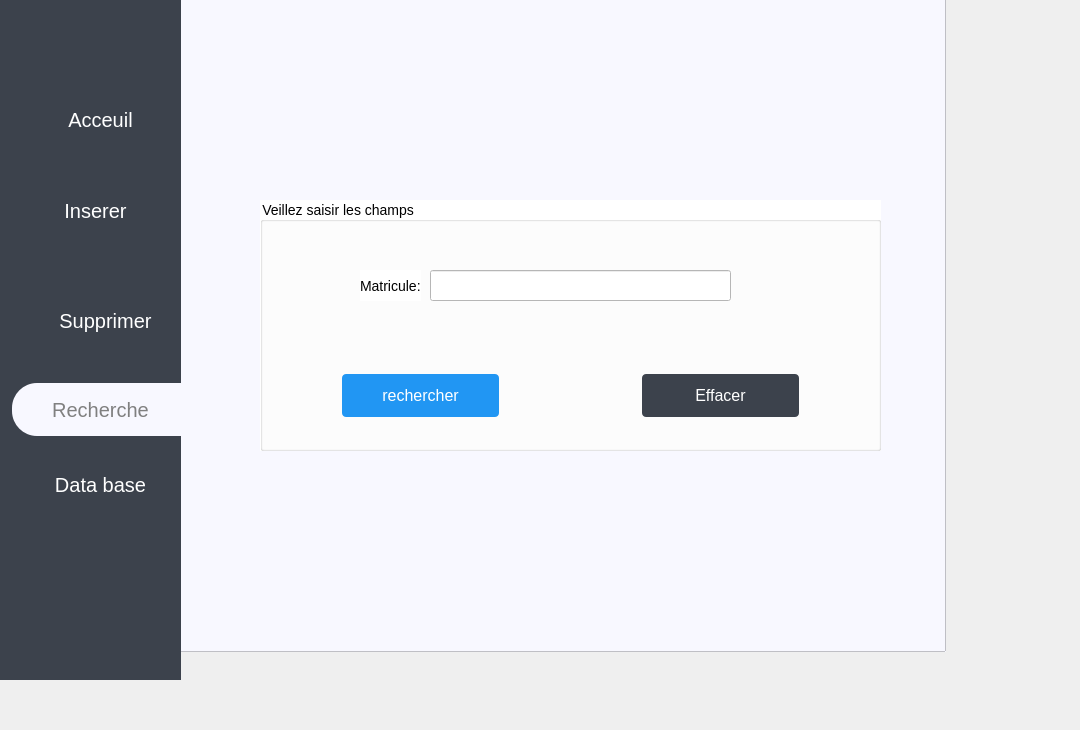
    <widget class="QWidget" name="Recherche">
     <widget class="QListWidget" name="listWidget_4">
      <property name="geometry">
       <rect>
        <x>-125</x>
        <y>-69</y>
        <width>1071</width>
        <height>721</height>
       </rect>
      </property>
      <property name="styleSheet">
       <string notr="true">background-color: rgb(248, 248, 255);
font-size : 14px;
font-family: Georgia, serif;


</string>
      </property>
     </widget>
     <widget class="QGroupBox" name="groupBox_3">
      <property name="geometry">
       <rect>
        <x>260</x>
        <y>200</y>
        <width>621</width>
        <height>251</height>
       </rect>
      </property>
      <property name="styleSheet">
       <string notr="true">background-color: white;
font-size : 14px;
font-family: 'Helvetica Neue', Arial, sans-serif;

</string>
      </property>
      <property name="title">
       <string>Veillez saisir les champs </string>
      </property>
      <widget class="QLabel" name="label_17">
       <property name="geometry">
        <rect>
         <x>100</x>
         <y>70</y>
         <width>61</width>
         <height>31</height>
        </rect>
       </property>
       <property name="text">
        <string>Matricule:</string>
       </property>
      </widget>
      <widget class="QLineEdit" name="rechercheMatricule">
       <property name="geometry">
        <rect>
         <x>170</x>
         <y>70</y>
         <width>301</width>
         <height>31</height>
        </rect>
       </property>
      </widget>
      <widget class="QPushButton" name="pushButton_10">
       <property name="geometry">
        <rect>
         <x>50</x>
         <y>420</y>
         <width>161</width>
         <height>51</height>
        </rect>
       </property>
       <property name="styleSheet">
        <string notr="true">background-color: #4CAF50;
    border: none;
    color: white;
    padding: 15px 32px;
    text-align: center;
    text-decoration: none;
    display: inline-block;
    font-size: 16px;
    margin: 4px 2px;
    cursor: pointer;
    border-radius: 4px;
    transition: background-color 0.3s ease;</string>
       </property>
       <property name="text">
        <string>Inserer</string>
       </property>
      </widget>
      <widget class="QPushButton" name="pushButton_11">
       <property name="geometry">
        <rect>
         <x>250</x>
         <y>420</y>
         <width>161</width>
         <height>51</height>
        </rect>
       </property>
       <property name="styleSheet">
        <string notr="true">background-color : grey ;
    border: none;
    color: white;
    padding: 15px 32px;
    text-align: center;
    text-decoration: none;
    display: inline-block;
    font-size: 16px;
    margin: 4px 2px;
    cursor: pointer;
    border-radius: 4px;
    transition: background-color 0.3s ease;

   </string>
       </property>
       <property name="text">
        <string>Effacer</string>
       </property>
      </widget>
      <widget class="QPushButton" name="recherchedelbtn">
       <property name="geometry">
        <rect>
         <x>380</x>
         <y>170</y>
         <width>161</width>
         <height>51</height>
        </rect>
       </property>
       <property name="styleSheet">
        <string notr="true">
    border: none;
    color: white;
    padding: 15px 32px;
    text-align: center;
    text-decoration: none;
    display: inline-block;
    font-size: 16px;
    margin: 4px 2px;
    cursor: pointer;
    border-radius: 4px;
    transition: background-color 0.3s ease;
background-color : #3c424c


   </string>
       </property>
       <property name="text">
        <string>Effacer</string>
       </property>
      </widget>
      <widget class="QPushButton" name="recherchebtn">
       <property name="geometry">
        <rect>
         <x>80</x>
         <y>170</y>
         <width>161</width>
         <height>51</height>
        </rect>
       </property>
       <property name="styleSheet">
        <string notr="true">background-color: #2196F3;
    border: none;
    color: white;
    padding: 15px 32px;
    text-align: center;
    text-decoration: none;
    display: inline-block;
    font-size: 16px;
    margin: 4px 2px;
    cursor: pointer;
    border-radius: 4px;
    transition: background-color 0.3s ease, transform 0.3s ease;</string>
       </property>
       <property name="text">
        <string>rechercher</string>
       </property>
      </widget>
     </widget>
     <widget class="QPushButton" name="pushButton_19">
      <property name="geometry">
       <rect>
        <x>30</x>
        <y>170</y>
        <width>131</width>
        <height>81</height>
       </rect>
      </property>
      <property name="styleSheet">
       <string notr="true">background-color: none;
    border: white 2px solid;
    color: white;
    padding: 15px 32px;
    text-align: center;
    text-decoration: none;
    display: inline-block;
    font-size: 20px;
    margin: 4px 2px;
    cursor: pointer;
    border-radius: 4px;
    transition: background-color 0.3s ease;</string>
      </property>
      <property name="text">
       <string>Inserer</string>
      </property>
     </widget>
     <widget class="QPushButton" name="pushButton_20">
      <property name="geometry">
       <rect>
        <x>20</x>
        <y>290</y>
        <width>171</width>
        <height>61</height>
       </rect>
      </property>
      <property name="styleSheet">
       <string notr="true">background-color: none;
    border: white 2px solid;
    color: white;
    padding: 15px 32px;
    text-align: center;
    text-decoration: none;
    display: inline-block;
    font-size: 20px;
    margin: 4px 2px;
    cursor: pointer;
    border-radius: 4px;
    transition: background-color 0.3s ease;

</string>
      </property>
      <property name="text">
       <string>Supprimer</string>
      </property>
     </widget>
     <widget class="QPushButton" name="pushButton_23">
      <property name="geometry">
       <rect>
        <x>20</x>
        <y>450</y>
        <width>161</width>
        <height>71</height>
       </rect>
      </property>
      <property name="styleSheet">
       <string notr="true">background-color: none;
    border: white 2px solid;
    color: white;
    padding: 15px 32px;
    text-align: center;
    text-decoration: none;
    display: inline-block;
    font-size: 20px;
    margin: 4px 2px;
    cursor: pointer;
    border-radius: 4px;
    transition: background-color 0.3s ease;</string>
      </property>
      <property name="text">
       <string>Data base</string>
      </property>
     </widget>
     <widget class="QWidget" name="widget_8" native="true">
      <property name="geometry">
       <rect>
        <x>-20</x>
        <y>-11</y>
        <width>201</width>
        <height>691</height>
       </rect>
      </property>
      <property name="styleSheet">
       <string notr="true">border-raduis : 30 px ;
background-color : #3c424c
</string>
      </property>
      <widget class="QPushButton" name="pushButton_21">
       <property name="geometry">
        <rect>
         <x>30</x>
         <y>390</y>
         <width>181</width>
         <height>61</height>
        </rect>
       </property>
       <property name="styleSheet">
        <string notr="true">
background-color: rgb(248, 248, 255);
    border: white 2px solid;
    color: grey;
    padding: 15px 32px;
    text-align: center;
    text-decoration: none;
    display: inline-block;
    font-size: 20px;
    margin: 4px 2px;
    cursor: pointer;
    border-radius: 4px;
	 border-top-left-radius: 25px;
	border-bottom-left-radius: 25px;
    transition: background-color 0.3s ease;</string>
       </property>
       <property name="text">
        <string>Recherche</string>
       </property>
      </widget>
      <widget class="QPushButton" name="pushButton_24">
       <property name="geometry">
        <rect>
         <x>40</x>
         <y>460</y>
         <width>161</width>
         <height>71</height>
        </rect>
       </property>
       <property name="styleSheet">
        <string notr="true">background-color: none;
    border: white 2px solid;
    color: white;
    padding: 15px 32px;
    text-align: center;
    text-decoration: none;
    display: inline-block;
    font-size: 20px;
    margin: 4px 2px;
    cursor: pointer;
    border-radius: 4px;
    transition: background-color 0.3s ease;</string>
       </property>
       <property name="text">
        <string>Data base</string>
       </property>
      </widget>
      <widget class="QPushButton" name="pushButton_18">
       <property name="geometry">
        <rect>
         <x>40</x>
         <y>90</y>
         <width>161</width>
         <height>81</height>
        </rect>
       </property>
       <property name="styleSheet">
        <string notr="true">background-color: none;
    border: white 2px solid;
    color: white;
    padding: 15px 32px;
    text-align: center;
    text-decoration: none;
    display: inline-block;
    font-size: 20px;
    margin: 4px 2px;
    cursor: pointer;
    border-radius: 4px;
    transition: background-color 0.3s ease;</string>
       </property>
       <property name="text">
        <string>Acceuil</string>
       </property>
      </widget>
     </widget>
     <zorder>listWidget_4</zorder>
     <zorder>groupBox_3</zorder>
     <zorder>pushButton_23</zorder>
     <zorder>widget_8</zorder>
     <zorder>pushButton_19</zorder>
     <zorder>pushButton_20</zorder>
    </widget>
